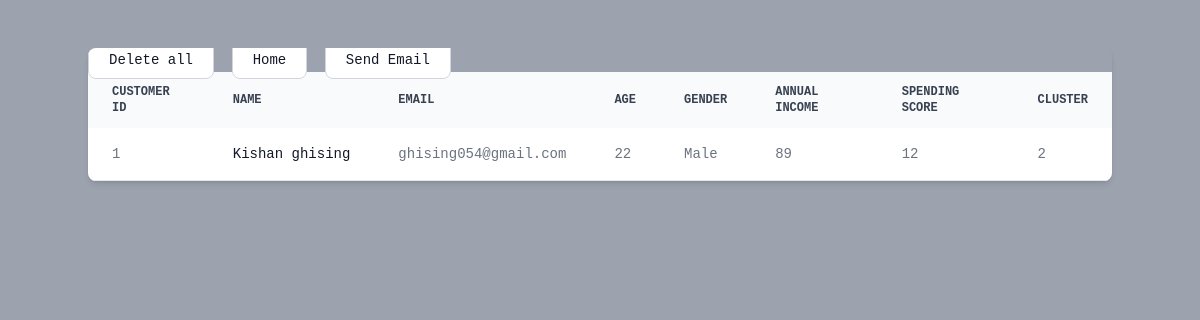
The page /customers on the database as committed earlier.
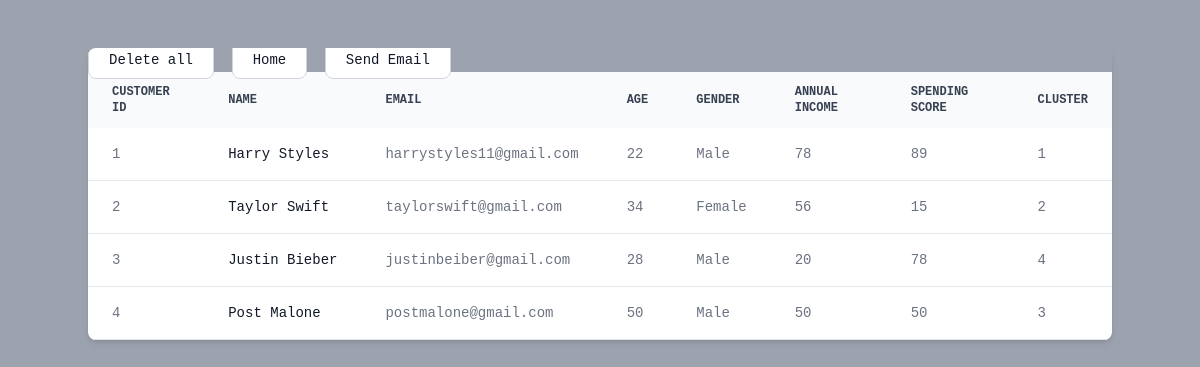
The same page on the database as committed later.
### app.py (models this page shows)
class Customer(db.Model):
    id = db.Column(db.Integer, primary_key=True)
    name = db.Column(db.String(50))
    age = db.Column(db.Integer)
    gender = db.Column(db.String(10))
    annual_income = db.Column(db.Integer)
    spending_score = db.Column(db.Integer)
    email = db.Column(db.String(120), unique=True, nullable=False)
    cluster = db.Column(db.Integer)

### app.py (the view)
@app.route('/customers')
def view_customers():
    with app.app_context():
        customers = Customer.query.all()
        return flask.render_template('customers.html', customers=customers)

### templates/customers.html (shortened to what this page needs)
<html>
  <head>
    <script src="https://cdn.tailwindcss.com"></script>
  </head>
  <body class="font-mono bg-gray-400">
    <div class="container mx-auto flex justify-center my-12">
        <div class="relative overflow-x-auto shadow-md sm:rounded-lg">
            <a href="/delete_all" type="button" class="text-gray-900 bg-white border border-gray-300 focus:outline-none hover:bg-gray-100 focus:ring-4 focus:ring-gray-200 font-medium rounded-lg text-sm px-5 py-2.5 mr-2 mb-2 dark:bg-gray-800 dark:text-white dark:border-gray-600 dark:hover:bg-gray-700 dark:hover:border-gray-600 dark:focus:ring-gray-700">Delete all</a>
            <a href="/index" type="button" class="text-gray-900 bg-white border border-gray-300 focus:outline-none hover:bg-gray-100 focus:ring-4 focus:ring-gray-200 font-medium rounded-lg text-sm px-5 py-2.5 mr-2 mb-2 dark:bg-gray-800 dark:text-white dark:border-gray-600 dark:hover:bg-gray-700 dark:hover:border-gray-600 dark:focus:ring-gray-700">Home</a>
            <a href="/email_cluster/1" type="button" class="text-gray-900 bg-white border border-gray-300 focus:outline-none hover:bg-gray-100 focus:ring-4 focus:ring-gray-200 font-medium rounded-lg text-sm px-5 py-2.5 mr-2 mb-2 dark:bg-gray-800 dark:text-white dark:border-gray-600 dark:hover:bg-gray-700 dark:hover:border-gray-600 dark:focus:ring-gray-700">Send Email</a>
            <table class="w-full text-sm text-left text-gray-500 dark:text-gray-400">
                <thead class="text-xs text-gray-700 uppercase bg-gray-50 dark:bg-gray-700 dark:text-gray-400">
                    <tr>
                        <th scope="col" class="px-6 py-3">
                            Customer ID
                        </th>
                        <th scope="col" class="px-6 py-3">
                            Name
                        </th>
                        <th scope="col" class="px-6 py-3">
                            Email
                        </th>
                        <th scope="col" class="px-6 py-3">
                            Age
                        </th>
                        <th scope="col" class="px-6 py-3">
                            Gender
                        </th>
                        <th scope="col" class="px-6 py-3">
                            Annual Income
                        </th>
                        <th scope="col" class="px-6 py-3">
                            Spending Score
                        </th>
                        <th scope="col" class="px-6 py-3">
                            Cluster
                        </th>
                    </tr>
                </thead>
                <tbody>
                    {% if not customers %}
                    <tr class="bg-white border-b dark:bg-gray-800 dark:border-gray-700 hover:bg-gray-50 dark:hover:bg-gray-600 " >
                        <th scope="row" class="px-6 py-4 font-medium text-gray-900 whitespace-nowrap dark:text-white" colspan="8">
                            No Data in Database
                        </th>
                    </tr>
                    {% else %}
                    {% for customer in customers %}
                    <tr class="bg-white border-b dark:bg-gray-800 dark:border-gray-700 hover:bg-gray-50 dark:hover:bg-gray-600">
                        <td class="px-6 py-4">
                            {{customer.id}}
                        </td>
                        <th scope="row" class="px-6 py-4 font-medium text-gray-900 whitespace-nowrap dark:text-white">
                            {{customer.name}}
                        </th>
                        <td class="px-6 py-4">
                            {{customer.email}}
                        </td>
                        <td class="px-6 py-4">
                            {{customer.age}}
                        </td>
                        <td class="px-6 py-4">
                            {{customer.gender}}
                        </td>
                        <td class="px-6 py-4">
                            {{customer.annual_income}}
                        </td>
                        <td class="px-6 py-4">
                            {{customer.spending_score}}
                        </td>
                        <td class="px-6 py-4">
                            {{customer.cluster}}
                        </td>
                    </tr>
                    {% endfor %}
                    {% endif %}
                </tbody>
            </table>
        </div>
    </div>
  </body>
</html>

Rows that differ between the two databases and show on the page:
changed Customer id 1: name "Kishan ghising" → "Harry Styles"; email "ghising054@gmail.com" → "harrystyles11@gmail.com"; annual_income "89" → "78"; spending_score "12" → "89"; cluster "2" → "1"
added Customer: id "2", name "Taylor Swift", email "taylorswift@gmail.com", age "34", gender "Female", annual_income "56", spending_score "15", cluster "2"
added Customer: id "3", name "Justin Bieber", email "justinbeiber@gmail.com", age "28", gender "Male", annual_income "20", spending_score "78", cluster "4"
added Customer: id "4", name "Post Malone", email "postmalone@gmail.com", age "50", gender "Male", annual_income "50", spending_score "50", cluster "3"
